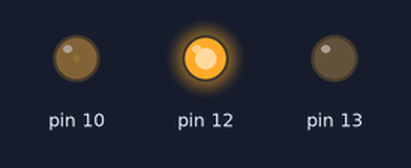
The sketch below on a simulated Arduino Uno, built with avr-gcc and run on an emulated ATmega328P. On the bench: output pins drawn as LEDs (lit = HIGH).

Above: at 0.05 s.
At 1.15 s:
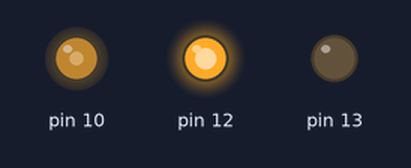
At 2.3 s:
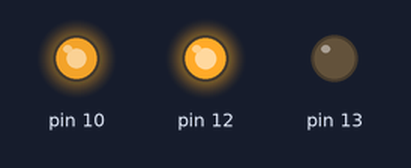
At 4.6 s:
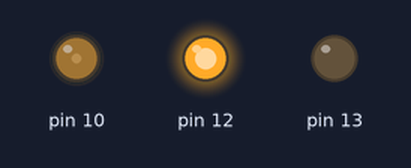
Timing chart, 0 to 6.7 s (numbered marks = the images above):
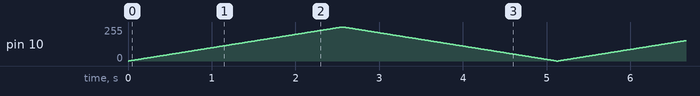

The sketch:

Extra1.ino
```cpp
void setup() {
  // put your setup code here, to run once:
  pinMode(12, OUTPUT);
  pinMode(13, OUTPUT);
  pinMode(10, OUTPUT);
  digitalWrite(12, HIGH);
  digitalWrite(13, LOW);
}

void loop() {
  // put your main code here, to run repeatedly:
  for(int i = 0; i<=255; i++){
    analogWrite(10, i);
    delay(10);
  }
  for(int i = 255; i>=0; i--){
    analogWrite(10, i);
    delay(10);
  }
}
```
